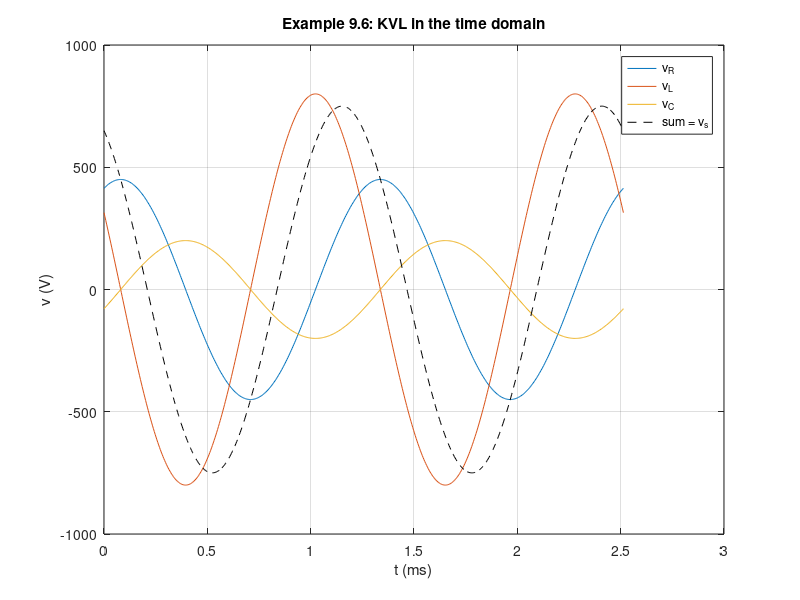

Source code (MATLAB):
% Circuits 1 — Kirchhoff's Laws in the Frequency Domain
%title: KVL with Phasors (Example 9.6)
%ar-title: KVL بالفيزورات (مثال 9.6)
%lesson: c1-sinusoidal-4
%course: circuits-1

%% Example 9.6
%ar: 90 Ω و 32 mH و 5 µF على التوالي مع 750∠30° عند ω = 5000. المعاوقات تُجمع، ثم I = V/Z.
w = 5000; Vs = 750*exp(1j*30*pi/180);
Z = 90 + 1j*w*32e-3 + 1/(1j*w*5e-6);
I = Vs/Z;
fprintf('Z = %g %+gj = %g at %.2f deg ohm\nI = %g at %.2f deg A -> i = %g cos(5000t %+.2f deg) A\n', real(Z), imag(Z), abs(Z), angle(Z)*180/pi, abs(I), angle(I)*180/pi, abs(I), angle(I)*180/pi)
%check: abs(Z - (90 + 120j)) < 1e-9 && abs(abs(I) - 5) < 1e-12 && abs(angle(I)*180/pi + 23.13) < 0.01

%% KVL closes with phasors, not with magnitudes
%ar: مجموع أطوار الجهود = Vs، أما مجموع مقاديرها فأكبر من 750 V.
VR = 90*I; VL = 1j*w*32e-3*I; VC = I/(1j*w*5e-6);
fprintf('|VR| + |VL| + |VC| = %.1f V, |VR + VL + VC| = %.1f V\n', abs(VR)+abs(VL)+abs(VC), abs(VR+VL+VC))
%check: abs(VR + VL + VC - Vs) < 1e-9

%%! Project idea: KVL in the time domain
%ar: مشروع: نرسم الجهود الثلاثة ومجموعها مع الزمن: المجموع يطابق جهد المصدر في كل لحظة.
t = linspace(0, 2*2*pi/w, 600); tf = @(P) abs(P)*cos(w*t + angle(P));
plot(t*1000, tf(VR), t*1000, tf(VL), t*1000, tf(VC), t*1000, tf(VR)+tf(VL)+tf(VC), 'k--'); grid on
xlabel('t (ms)'); ylabel('v (V)'); legend('v_R', 'v_L', 'v_C', 'sum = v_s'); title('Example 9.6: KVL in the time domain')
